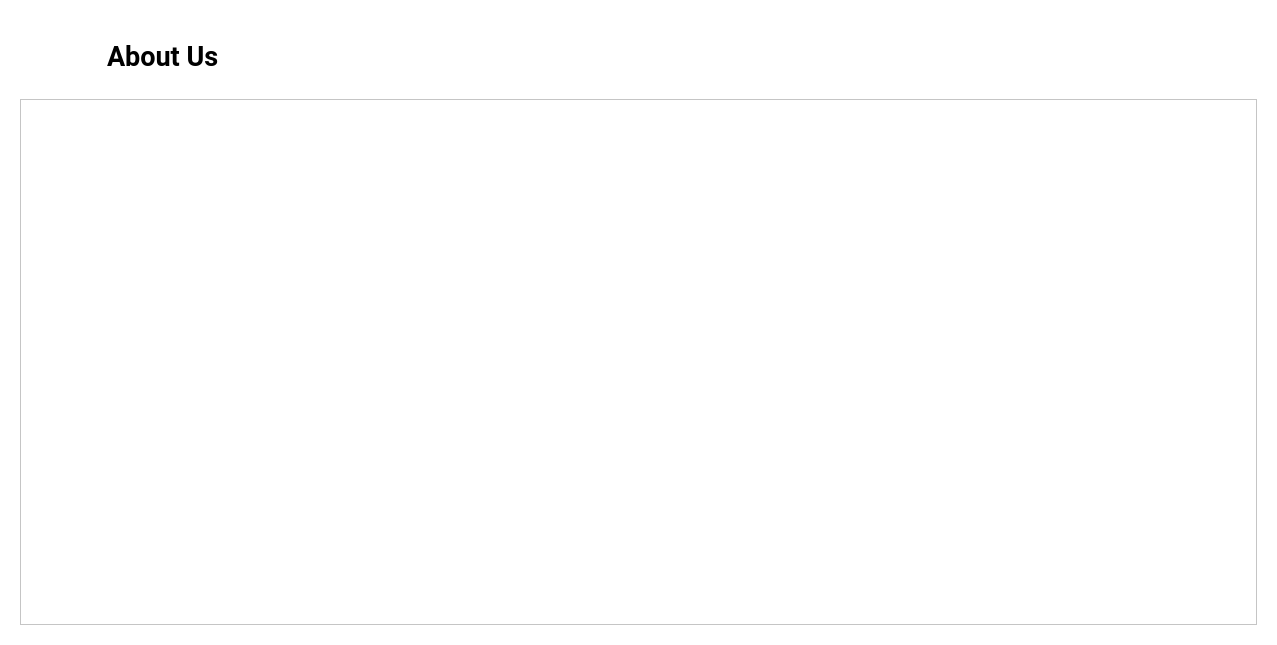
<?xml version="1.0" encoding="UTF-8"?>
<ui version="4.0">
 <class>AboutUsWindow</class>
 <widget class="QWidget" name="AboutUsWindow">
  <property name="geometry">
   <rect>
    <x>0</x>
    <y>0</y>
    <width>1277</width>
    <height>645</height>
   </rect>
  </property>
  <property name="windowTitle">
   <string>EmoSense</string>
  </property>
  <property name="windowIcon">
   <iconset resource="../../assets/assets.qrc">
    <normaloff>:/icons/images/icons/logo.png</normaloff>:/icons/images/icons/logo.png</iconset>
  </property>
  <property name="styleSheet">
   <string notr="true">background-color: #fff;
color: #000;
</string>
  </property>
  <layout class="QGridLayout" name="gridLayout_2">
   <item row="2" column="0" colspan="2">
    <widget class="QFrame" name="frame_4">
     <property name="frameShape">
      <enum>QFrame::Shape::NoFrame</enum>
     </property>
     <property name="frameShadow">
      <enum>QFrame::Shadow::Raised</enum>
     </property>
     <layout class="QVBoxLayout" name="verticalLayout_2" stretch="0,0">
      <item>
       <widget class="QLabel" name="label_5">
        <property name="font">
         <font>
          <family>Roboto</family>
          <pointsize>20</pointsize>
          <bold>true</bold>
         </font>
        </property>
        <property name="styleSheet">
         <string notr="true">margin: 20 0 0 80px;
</string>
        </property>
        <property name="text">
         <string>About Us</string>
        </property>
       </widget>
      </item>
      <item>
       <widget class="QScrollArea" name="scrollArea">
        <property name="font">
         <font>
          <family>Roboto</family>
          <pointsize>10</pointsize>
         </font>
        </property>
        <property name="styleSheet">
         <string notr="true">margin: 20 0 0 0px;</string>
        </property>
        <property name="widgetResizable">
         <bool>true</bool>
        </property>
        <widget class="QWidget" name="scrollAreaWidgetContents">
         <property name="geometry">
          <rect>
           <x>0</x>
           <y>0</y>
           <width>1199</width>
           <height>508</height>
          </rect>
         </property>
         <layout class="QVBoxLayout" name="verticalLayout">
          <item>
           <widget class="QLabel" name="label_AboutUsContent">
            <property name="font">
             <font>
              <family>Roboto</family>
              <pointsize>10</pointsize>
             </font>
            </property>
            <property name="styleSheet">
             <string notr="true">margin: 0 80 0 100px;
</string>
            </property>
            <property name="text">
             <string/>
            </property>
            <property name="alignment">
             <set>Qt::AlignmentFlag::AlignLeading|Qt::AlignmentFlag::AlignLeft|Qt::AlignmentFlag::AlignTop</set>
            </property>
            <property name="wordWrap">
             <bool>true</bool>
            </property>
           </widget>
          </item>
         </layout>
        </widget>
       </widget>
      </item>
     </layout>
    </widget>
   </item>
  </layout>
 </widget>
 <resources>
  <include location="../../assets/assets.qrc"/>
 </resources>
 <connections/>
</ui>
